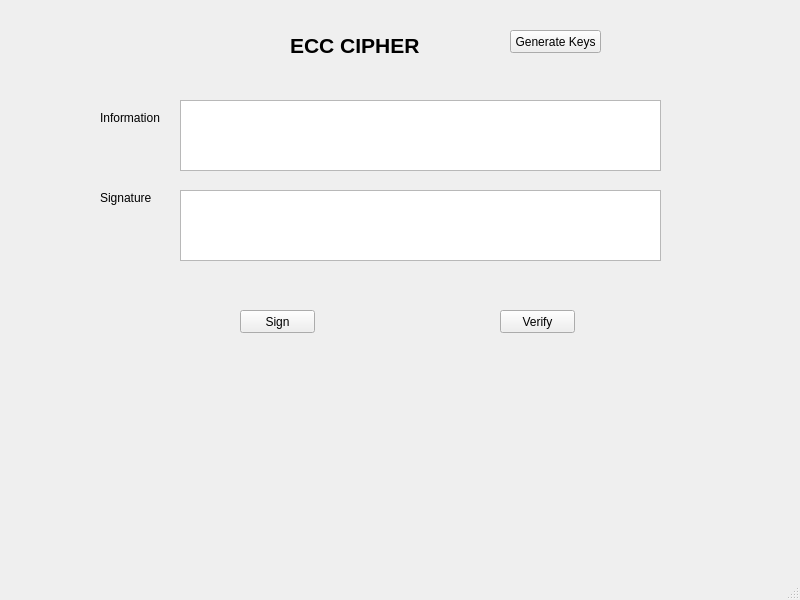
<?xml version="1.0" encoding="UTF-8"?>
<ui version="4.0">
 <class>MainWindow</class>
 <widget class="QMainWindow" name="MainWindow">
  <property name="geometry">
   <rect>
    <x>0</x>
    <y>0</y>
    <width>800</width>
    <height>600</height>
   </rect>
  </property>
  <property name="windowTitle">
   <string>MainWindow</string>
  </property>
  <widget class="QWidget" name="centralwidget">
   <widget class="QLabel" name="label">
    <property name="geometry">
     <rect>
      <x>290</x>
      <y>20</y>
      <width>141</width>
      <height>51</height>
     </rect>
    </property>
    <property name="font">
     <font>
      <pointsize>16</pointsize>
      <weight>75</weight>
      <bold>true</bold>
     </font>
    </property>
    <property name="text">
     <string>ECC CIPHER</string>
    </property>
   </widget>
   <widget class="QLabel" name="label_2">
    <property name="geometry">
     <rect>
      <x>100</x>
      <y>110</y>
      <width>61</width>
      <height>16</height>
     </rect>
    </property>
    <property name="text">
     <string>Information</string>
    </property>
   </widget>
   <widget class="QLabel" name="label_3">
    <property name="geometry">
     <rect>
      <x>100</x>
      <y>190</y>
      <width>61</width>
      <height>16</height>
     </rect>
    </property>
    <property name="text">
     <string>Signature</string>
    </property>
   </widget>
   <widget class="QPlainTextEdit" name="txtInfor">
    <property name="geometry">
     <rect>
      <x>180</x>
      <y>100</y>
      <width>481</width>
      <height>71</height>
     </rect>
    </property>
   </widget>
   <widget class="QPlainTextEdit" name="txtSign">
    <property name="geometry">
     <rect>
      <x>180</x>
      <y>190</y>
      <width>481</width>
      <height>71</height>
     </rect>
    </property>
   </widget>
   <widget class="QPushButton" name="btnGenerate">
    <property name="geometry">
     <rect>
      <x>510</x>
      <y>30</y>
      <width>91</width>
      <height>23</height>
     </rect>
    </property>
    <property name="text">
     <string>Generate Keys</string>
    </property>
   </widget>
   <widget class="QPushButton" name="btnSign">
    <property name="geometry">
     <rect>
      <x>240</x>
      <y>310</y>
      <width>75</width>
      <height>23</height>
     </rect>
    </property>
    <property name="text">
     <string>Sign</string>
    </property>
   </widget>
   <widget class="QPushButton" name="btnVerify">
    <property name="geometry">
     <rect>
      <x>500</x>
      <y>310</y>
      <width>75</width>
      <height>23</height>
     </rect>
    </property>
    <property name="text">
     <string>Verify</string>
    </property>
   </widget>
  </widget>
  <widget class="QMenuBar" name="menubar">
   <property name="geometry">
    <rect>
     <x>0</x>
     <y>0</y>
     <width>800</width>
     <height>21</height>
    </rect>
   </property>
  </widget>
  <widget class="QStatusBar" name="statusbar"/>
 </widget>
 <resources/>
 <connections/>
</ui>
